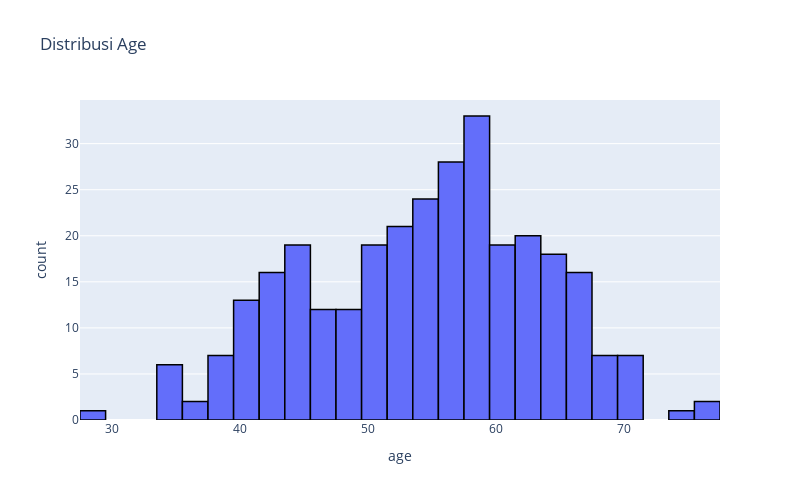

The code cell stored with this chart in its notebook:
### Markdown cell above
## Univariate

### Code cell
# Distribution plot column 'age'
fig = px.histogram(data, x="age", title='Distribusi Age')
fig.update_traces(marker_line_width=1.5, marker_line_color="black")
fig.update_layout(
        width=800,
        height=500,
        xaxis_tickangle=0
)
fig.show()

### Figure 1 — Plotly figure (JSON) as saved in the notebook; plotly's stock layout.template omitted (floating-point values rounded to 4 significant figures; data arrays with more than 128 entries replaced by an {"elided": "..."} marker saying what was removed)
{"data": [{"alignmentgroup": "True", "bingroup": "x", "hovertemplate": "age=%{x}<br>count=%{y}<extra></extra>", "legendgroup": "", "marker": {"color": "#636efa", "line": {"color": "black", "width": 1.5}, "pattern": {"shape": ""}}, "name": "", "offsetgroup": "", "orientation": "v", "showlegend": false, "type": "histogram", "x": {"elided": "303 int values"}, "xaxis": "x", "yaxis": "y"}], "layout": {"barmode": "relative", "height": 500, "legend": {"tracegroupgap": 0}, "title": {"text": "Distribusi Age"}, "width": 800, "xaxis": {"anchor": "y", "domain": [0, 1], "tickangle": 0, "title": {"text": "age"}}, "yaxis": {"anchor": "x", "domain": [0, 1], "title": {"text": "count"}}}}
